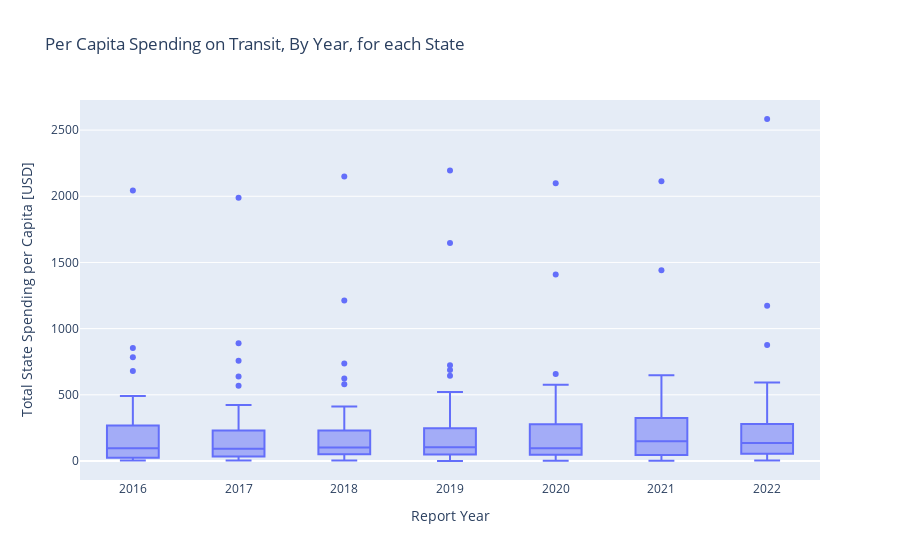

The cell this chart's notebook holds for it:
### Markdown cell above
Same general trend line. The global increase is not hiding per capita stagnation in spending. Turns out money is going to transit right now. Although probably unequally. That's the next thing to look at. We have state level data, so we can try using that. We will also use per capita numbers to try to avoid a population map.

### Code cell
per_cap_states = dat_to_use.groupby(by = ['Report Year', 'State'])['TotPerCap'].sum()
temp = per_cap_states.to_frame().reset_index()
px.box(temp, x = 'Report Year', y = 'TotPerCap', hover_name='State',
       title='Per Capita Spending on Transit, By Year, for each State',
       labels={'Report Year': 'Report Year', 'TotPerCap': 'Total State Spending per Capita [USD]'})

### Figure 1 — Plotly figure (JSON) as saved in the notebook; plotly's stock layout.template omitted (floating-point values rounded to 4 significant figures; data arrays with more than 128 entries replaced by an {"elided": "..."} marker saying what was removed)
{"data": [{"alignmentgroup": "True", "hovertemplate": "<b>%{hovertext}</b><br><br>Report Year=%{x}<br>Total State Spending per Capita [USD]=%{y}<extra></extra>", "hovertext": {"elided": "372 str values"}, "legendgroup": "", "marker": {"color": "#636efa"}, "name": "", "notched": false, "offsetgroup": "", "orientation": "v", "showlegend": false, "type": "box", "x": {"elided": "372 int values"}, "x0": " ", "xaxis": "x", "y": {"elided": "372 float values"}, "y0": " ", "yaxis": "y"}], "layout": {"boxmode": "group", "legend": {"tracegroupgap": 0}, "title": {"text": "Per Capita Spending on Transit, By Year, for each State"}, "xaxis": {"anchor": "y", "domain": [0, 1], "title": {"text": "Report Year"}}, "yaxis": {"anchor": "x", "domain": [0, 1], "title": {"text": "Total State Spending per Capita [USD]"}}}}
